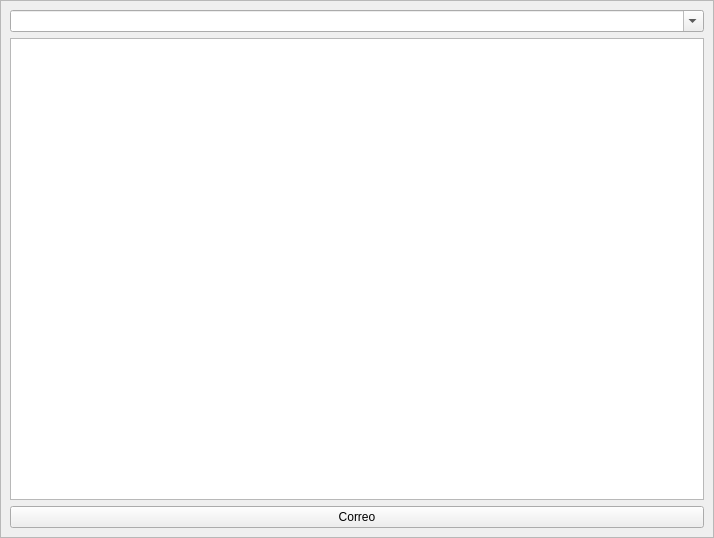
<?xml version="1.0" encoding="UTF-8"?>
<ui version="4.0">
 <class>Mailing</class>
 <widget class="QScrollArea" name="Mailing">
  <property name="geometry">
   <rect>
    <x>0</x>
    <y>0</y>
    <width>714</width>
    <height>538</height>
   </rect>
  </property>
  <property name="windowTitle">
   <string>Mailing</string>
  </property>
  <property name="widgetResizable">
   <bool>true</bool>
  </property>
  <widget class="QWidget" name="scrollAreaWidgetContents">
   <property name="geometry">
    <rect>
     <x>0</x>
     <y>0</y>
     <width>710</width>
     <height>534</height>
    </rect>
   </property>
   <layout class="QGridLayout" name="gridLayout">
    <item row="0" column="0" colspan="2">
     <widget class="QComboBox" name="comboBox">
      <property name="editable">
       <bool>true</bool>
      </property>
      <item>
       <property name="text">
        <string/>
       </property>
      </item>
      <item>
       <property name="text">
        <string>WHERE esAyuntamiento=1 ORDER BY nombre;</string>
       </property>
      </item>
      <item>
       <property name="text">
        <string>WHERE esAyuntamiento=0 ORDER BY nombre;</string>
       </property>
      </item>
     </widget>
    </item>
    <item row="1" column="0" colspan="2">
     <widget class="QTableView" name="tableView">
      <property name="maximumSize">
       <size>
        <width>698</width>
        <height>16777215</height>
       </size>
      </property>
     </widget>
    </item>
    <item row="2" column="0" colspan="2">
     <widget class="QPushButton" name="pushButton">
      <property name="text">
       <string>Correo</string>
      </property>
     </widget>
    </item>
   </layout>
  </widget>
 </widget>
 <resources/>
 <connections/>
</ui>
